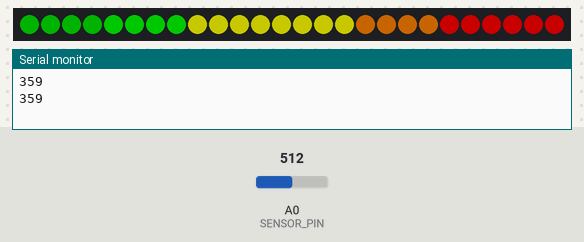
A sketch run on a simulated ATtiny85, built with avr-gcc and run on an emulated ATtiny85. Shown: 26 RGB LEDs in strip order, left to right, the last lines printed to the serial monitor. Inputs (shaded band) come from the test bench; at power-on: A0 (SENSOR_PIN) = 512. Dim RGB values are drawn brighter than linear.

Above: at 1.2 s.
1.3 s: A0 (SENSOR_PIN) set to 0
At 2.5 s:
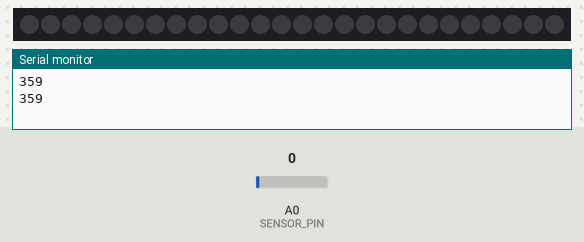
2.8 s: A0 (SENSOR_PIN) set to 18
At 3.9 s:
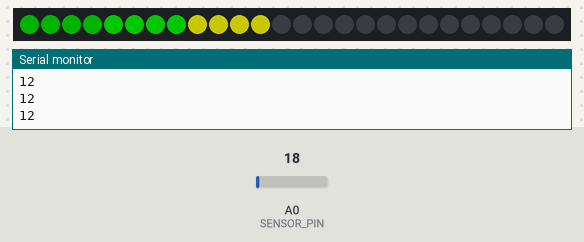
4.3 s: A0 (SENSOR_PIN) set to 34
At 4.7 s:
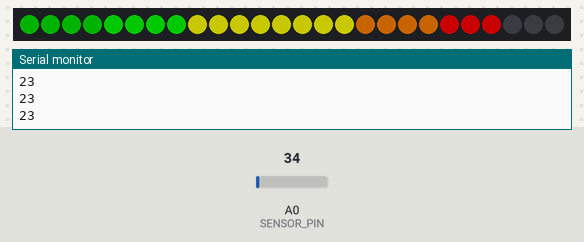
5.8 s: A0 (SENSOR_PIN) set to 122
7.3 s: A0 (SENSOR_PIN) set to 1014
8.8 s: A0 (SENSOR_PIN) set to 1023
At 9.5 s:
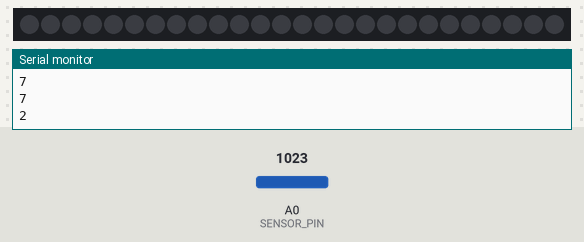
Timing chart, 0 to 11.3 s (numbered marks = the images above; inputs shaded):
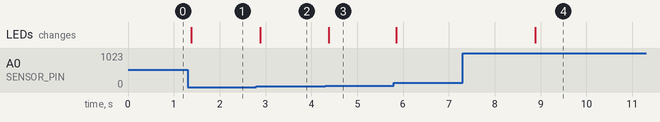

Measured:
- the behaviour switches between 1022 and 1023 on A0 (SENSOR_PIN) (found by bisection; images 3 and 4)
- after the input at 1.3 s, the LEDs: change after 0.08 s (image 1)
- after the input at 2.8 s, the LEDs: change after 0.09 s (image 2)
- after the input at 4.3 s, the LEDs: change after 0.08 s (image 3)
- after the input at 8.8 s, the LEDs: change after 0.08 s (image 4)

The sketch:

CDS2024.ino
```cpp
#include <Adafruit_NeoPixel.h>
#ifdef __AVR__
 #include <avr/power.h> // Required for 16 MHz Adafruit Trinket
#endif


#define LED_PIN    4
#define LED_COUNT 26
const int sampleWindow = 5;
#define SENSOR_PIN A0


Adafruit_NeoPixel strip(LED_COUNT, LED_PIN, NEO_GRB + NEO_KHZ800);

// Argument 1 = Number of pixels in NeoPixel strip
// Argument 2 = Arduino pin number (most are valid)
// Argument 3 = Pixel type flags, add together as needed:
//   NEO_KHZ800  800 KHz bitstream (most NeoPixel products w/WS2812 LEDs)
//   NEO_KHZ400  400 KHz (classic 'v1' (not v2) FLORA pixels, WS2811 drivers)
//   NEO_GRB     Pixels are wired for GRB bitstream (most NeoPixel products)
//   NEO_RGB     Pixels are wired for RGB bitstream (v1 FLORA pixels, not v2)
//   NEO_RGBW    Pixels are wired for RGBW bitstream (NeoPixel RGBW products)

unsigned long pixelPrevious = 0;        // Previous Pixel Millis
unsigned long patternPrevious = 0;      // Previous Pattern Millis
int           patternCurrent = 0;       // Current Pattern Number
int           patternInterval = 5000;   // Pattern Interval (ms)
int           pixelInterval = 10;       // Pixel Interval (ms)
int           pixelQueue = 0;           // Pattern Pixel Queue
int           pixelCycle = 0;           // Pattern Pixel Cycle
uint16_t      pixelCurrent = 0;         // Pattern Current Pixel Number
uint16_t      pixelNumber = LED_COUNT;  // Total Number of Pixels

// setup() function -- runs once at startup --------------------------------


const int dc_offset = 512;          // DC Offset to be removed from incoming signal
const int numberOfSamples = 128;    // Number of samples to read at a time
const float aref_voltage = 3.3;     // Reference voltage of the Arduino ADC
const float alpha = 0.95;           // smoothing value

int sample;           // individual reading
long signal;
long averageReading;
long RMS;             // root mean squared calculation

float dB;
long smoothedValue = 0;


void setup() {
  // These lines are specifically to support the Adafruit Trinket 5V 16 MHz.
  // Any other board, you can remove this part (but no harm leaving it):
#if defined(__AVR_ATtiny85__) && (F_CPU == 16000000)
  clock_prescale_set(clock_div_1);
#endif
  // END of Trinket-specific code.
  Serial.begin(115200);
  strip.begin();           // INITIALIZE NeoPixel strip object (REQUIRED)
  strip.show();            // Turn OFF all pixels ASAP
  strip.setBrightness(100); // Set BRIGHTNESS to about 1/5 (max = 255)
}

void loop() {

  long sumOfSquares = 0;

  for (int i=0; i<numberOfSamples; i++){
    sample = analogRead(0);         // take a sample
    signal = (sample - dc_offset);  // subtract the dc offset to center the signal at 0
    signal *= signal;               // square the value to remove negative values
    sumOfSquares += signal;         // sum the values
  }

  RMS = sqrt(sumOfSquares / numberOfSamples);
  smoothedValue = (alpha * smoothedValue) + ((1-alpha) * RMS);

  // convert the RMS value back into a voltage and convert to db
  dB = 20 * log10(smoothedValue * (aref_voltage / 1024.0));

  int valrms = 512 - RMS;

    int db = map(valrms,0,37,0,LED_COUNT);

   if (db > 0) {
  //   Serial.print("Signal Level dB inside");
       Serial.println(db);
       for(int i=0; i < db ; i+=1) {
            if (i < 4  && i >= 0 ) {
            strip.setPixelColor(i, strip.Color(0, 153, 0)); //  Update delay time
            strip.show();
            }
            if (i < 8  && i >= 4 ) {
            strip.setPixelColor(i, strip.Color(0, 255, 0)); //  Update delay time
            strip.show();
            }
            if (i < 16  && i >= 8 ) {
            strip.setPixelColor(i, strip.Color(255, 255, 0)); //  Update delay time
            strip.show();
            }
            if (i < 20  && i >= 16 ) {
            strip.setPixelColor(i, strip.Color(255, 127, 0)); //  Update delay time
            strip.show();
            }
            if ( i < 24 && i >= 20) {
            strip.setPixelColor(i, strip.Color(255, 0, 0)); //  Update delay time
            strip.show();
            }
            if (i >= 24 ) {
            strip.setPixelColor(i, strip.Color(255, 0, 0)); //  Update delay time
            strip.show();
            }
       }

   } else {
           for(int i=0; i< LED_COUNT; i+=1) {
              strip.setPixelColor(i, strip.Color(0, 0, 0)); //  Update delay time
              strip.show();
           }
   }

}
```
